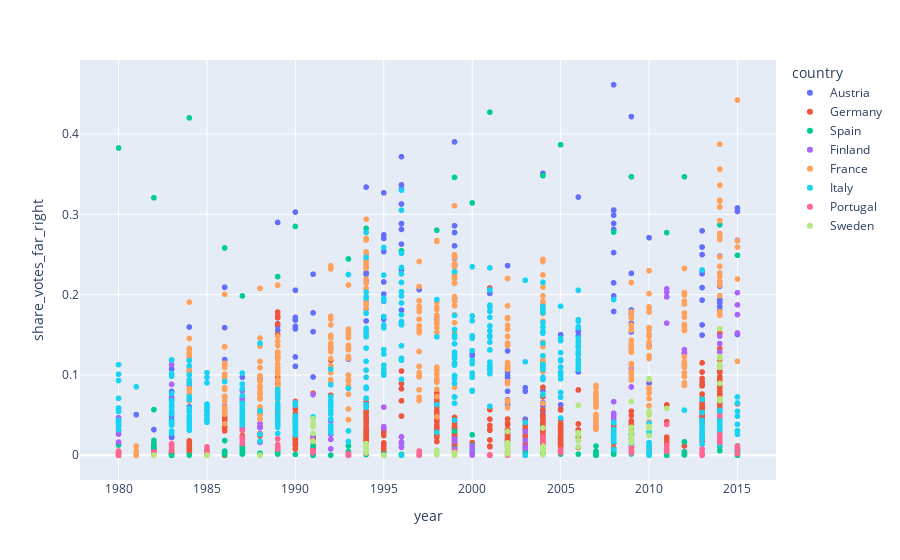

The cell this chart's notebook holds for it:
### Markdown cell above
---
### Question 15

Make three scatterplots of vote shares by year, across all NUTS regions and elections.

- far right share
- far left share
- far share (any)

Colour the dots using the country.

### Code cell
only_elections.plot.scatter(x="year", y="share_votes_far_right", color="country")

### Figure 1 — Plotly figure (JSON) as saved in the notebook; plotly's stock layout.template omitted (floating-point values rounded to 4 significant figures; data arrays with more than 128 entries replaced by an {"elided": "..."} marker saying what was removed)
{"data": [{"hovertemplate": "country=Austria<br>year=%{x}<br>share_votes_far_right=%{y}<extra></extra>", "legendgroup": "Austria", "marker": {"color": "#636efa", "symbol": "circle"}, "mode": "markers", "name": "Austria", "showlegend": true, "type": "scattergl", "x": {"elided": "163 int values"}, "xaxis": "x", "y": {"elided": "163 float values"}, "yaxis": "y"}, {"hovertemplate": "country=Germany<br>year=%{x}<br>share_votes_far_right=%{y}<extra></extra>", "legendgroup": "Germany", "marker": {"color": "#EF553B", "symbol": "circle"}, "mode": "markers", "name": "Germany", "showlegend": true, "type": "scattergl", "x": {"elided": "668 int values"}, "xaxis": "x", "y": {"elided": "668 float values"}, "yaxis": "y"}, {"hovertemplate": "country=Spain<br>year=%{x}<br>share_votes_far_right=%{y}<extra></extra>", "legendgroup": "Spain", "marker": {"color": "#00cc96", "symbol": "circle"}, "mode": "markers", "name": "Spain", "showlegend": true, "type": "scattergl", "x": {"elided": "345 int values"}, "xaxis": "x", "y": {"elided": "345 float values"}, "yaxis": "y"}, {"hovertemplate": "country=Finland<br>year=%{x}<br>share_votes_far_right=%{y}<extra></extra>", "legendgroup": "Finland", "marker": {"color": "#ab63fa", "symbol": "circle"}, "mode": "markers", "name": "Finland", "showlegend": true, "type": "scattergl", "x": [1980, 1983, 1984, 1987, 1988, 1991, 1992, 1995, 1996, 1999, 2000, 2003, 2004, 2007, 2008, 2009, 2011, 2012, 2014, 2015, 1980, 1983, 1984, 1987, 1988, 1991, 1992, 1995, 1996, 1999, 2000, 2003, 2004, 2007, 2008, 2009, 2011, 2012, 2014, 2015, 1980, 1983, 1984, 1987, 1988, 1991, 1992, 1995, 1996, 1999, 2000, 2003, 2004, 2007, 2008, 2009, 2011, 2012, 2014, 2015, 1980, 1983, 1984, 1987, 1988, 1991, 1992, 1995, 1996, 1999, 2000, 2003, 2004, 2007, 2008, 2009, 2011, 2012, 2014, 2015], "xaxis": "x", "y": [0.02625, 0.08824, 0.04792, 0.07011, 0.03434, 0.07559, 0.02613, 0.03356, 0.01492, 0.0206, 0.0102, 0.01855, 0.009638, 0.04755, 0.05219, 0.1015, 0.1972, 0.1262, 0.139, 0.1872, 0.0164, 0.07021, 0.0339, 0.03413, 0.01598, 0.02392, 0.007868, 0.05995, 0.02301, 0.01763, 0.0001516, 0.02955, 0.008174, 0.04773, 0.06664, 0.08503, 0.1645, 0.1114, 0.1117, 0.1523, 0.03055, 0.1182, 0.05616, 0.06701, 0.03972, 0.04624, 0.01974, 0.03556, 0.009922, 0.007368, 0.004064, 0.01053, 0.008673, 0.03747, 0.04515, 0.1059, 0.2028, 0.1269, 0.1484, 0.2025, 0.04664, 0.1125, 0.07157, 0.08006, 0.05324, 0.04577, 0.04211, 0.0357, 0.01628, 0.01881, 0.01146, 0.008447, 0.01003, 0.03364, 0.04958, 0.1076, 0.2072, 0.1315, 0.1286, 0.1752], "yaxis": "y"}, {"hovertemplate": "country=France<br>year=%{x}<br>share_votes_far_right=%{y}<extra></extra>", "legendgroup": "France", "marker": {"color": "#FFA15A", "symbol": "circle"}, "mode": "markers", "name": "France", "showlegend": true, "type": "scattergl", "x": {"elided": "401 int values"}, "xaxis": "x", "y": {"elided": "401 float values"}, "yaxis": "y"}, {"hovertemplate": "country=Italy<br>year=%{x}<br>share_votes_far_right=%{y}<extra></extra>", "legendgroup": "Italy", "marker": {"color": "#19d3f3", "symbol": "circle"}, "mode": "markers", "name": "Italy", "showlegend": true, "type": "scattergl", "x": {"elided": "445 int values"}, "xaxis": "x", "y": {"elided": "445 float values"}, "yaxis": "y"}, {"hovertemplate": "country=Portugal<br>year=%{x}<br>share_votes_far_right=%{y}<extra></extra>", "legendgroup": "Portugal", "marker": {"color": "#FF6692", "symbol": "circle"}, "mode": "markers", "name": "Portugal", "showlegend": true, "type": "scattergl", "x": {"elided": "147 int values"}, "xaxis": "x", "y": {"elided": "147 float values"}, "yaxis": "y"}, {"hovertemplate": "country=Sweden<br>year=%{x}<br>share_votes_far_right=%{y}<extra></extra>", "legendgroup": "Sweden", "marker": {"color": "#B6E880", "symbol": "circle"}, "mode": "markers", "name": "Sweden", "showlegend": true, "type": "scattergl", "x": [1982, 1985, 1988, 1991, 1994, 1995, 1998, 1999, 2002, 2004, 2006, 2009, 2010, 2014, 1982, 1985, 1988, 1991, 1994, 1995, 1998, 1999, 2002, 2004, 2006, 2009, 2010, 2014, 1982, 1985, 1988, 1991, 1994, 1995, 1998, 1999, 2002, 2004, 2006, 2009, 2010, 2014, 1982, 1985, 1988, 1991, 1994, 1995, 1998, 1999, 2002, 2004, 2006, 2009, 2010, 2014, 1982, 1985, 1988, 1991, 1994, 1995, 1998, 1999, 2002, 2004, 2006, 2009, 2010, 2011, 2014, 1982, 1985, 1988, 1991, 1994, 1995, 1998, 1999, 2002, 2004, 2006, 2009, 2010, 2014, 1982, 1985, 1988, 1991, 1994, 1995, 1998, 1999, 2002, 2004, 2006, 2009, 2010, 2014, 1982, 1985, 1988, 1991, 1994, 1995, 1998, 1999, 2002, 2004, 2006, 2009, 2010, 2014], "xaxis": "x", "y": [0.0, 0.0, 0.0, 0.04535, 0.01193, 0.0, 0.006168, 0.002289, 0.01267, 0.009751, 0.01871, 0.01896, 0.03357, 0.0703, 0.0, 0.0, 0.0, 0.0387, 0.01167, 0.0, 0.003266, 0.00136, 0.009984, 0.009675, 0.02571, 0.02896, 0.05004, 0.1133, 0.0, 0.0, 0.0, 0.03576, 0.009929, 0.0, 0.002157, 0.0002361, 0.005475, 0.00736, 0.02777, 0.03489, 0.05319, 0.1212, 0.0, 0.0, 0.0, 0.0393, 0.01435, 0.0, 0.00494, 0.003027, 0.02964, 0.03398, 0.06218, 0.06686, 0.09541, 0.1578, 0.0, 0.0, 0.0, 0.04564, 0.01448, 0.0, 0.005432, 0.001157, 0.01565, 0.01038, 0.02807, 0.03321, 0.05019, 0.05816, 0.1094, 0.0, 0.0, 0.0, 0.0372, 0.009389, 0.0, 0.002208, 0.0009955, 0.007609, 0.01099, 0.02735, 0.03476, 0.05508, 0.1229, 0.0, 0.0, 0.0, 0.02727, 0.00488, 0.0, 0.001709, 0.0001833, 0.00544, 0.005038, 0.01865, 0.02313, 0.03605, 0.08942, 0.0, 0.0, 0.0, 0.01776, 0.002947, 0.0, 0.0006733, 0.0, 0.001752, 0.0004445, 0.0106, 0.01562, 0.0246, 0.06791], "yaxis": "y"}], "layout": {"legend": {"title": {"text": "country"}, "tracegroupgap": 0}, "margin": {"t": 60}, "xaxis": {"anchor": "y", "domain": [0, 1], "title": {"text": "year"}}, "yaxis": {"anchor": "x", "domain": [0, 1], "title": {"text": "share_votes_far_right"}}}}
